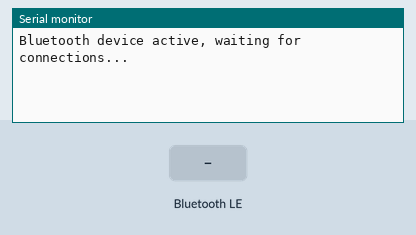
A sketch run on a simulated ESP32. Shown: the last lines printed to the serial monitor. The test bench sets the inputs (shaded band). Nothing arrives over Bluetooth unless stated; a phone connects over Bluetooth LE 3 s after start.

Above: at 3.8 s.
3.9 s: Bluetooth LE write "1" received
At 4.7 s:
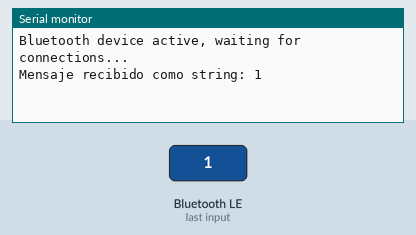
5.4 s: Bluetooth LE write "0" received
At 5.9 s:
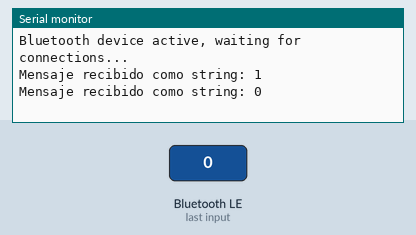
6.9 s: Bluetooth LE write "2" received
At 8.3 s:
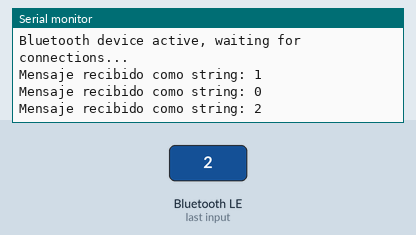

The sketch:

recibirString-ESP32C.ino
```cpp
#define DEBUG

#if defined DEBUG
#define DBG_PRINT(x) Serial.print(x)
#define DBG_PRINTLN(x) Serial.println(x)
#else
#define DBG_PRINT(x)
#define DBG_PRINTLN(x)
#endif

#include <ArduinoBLE.h>

// Definición del servicio y la característica BLE
BLEService systemService("c515cb47-87e6-4623-89d9-233ce5a508c1");
BLECharacteristic ledCharacteristic("d7192f62-1a52-4ee0-9c3b-8c29b18ef85b", BLERead | BLEWrite, 20); // Tamaño 20 bytes

void setup() {
  Serial.begin(9600);
  while (!Serial);

  if (!BLE.begin()) {
    DBG_PRINTLN("Starting Bluetooth Low Energy module failed!");
    while (1);
  }

  BLE.setLocalName("Arduino_Iot");
  BLE.setAdvertisedService(systemService);
  systemService.addCharacteristic(ledCharacteristic);
  BLE.addService(systemService);
  ledCharacteristic.writeValue("0"); // Estado inicial apagado

  BLE.advertise();
  DBG_PRINTLN("Bluetooth device active, waiting for connections...");
}

void loop() {
  BLE.poll();

  // Verificamos si el valor de la característica ha cambiado
  if (ledCharacteristic.written()) {
    // Convertimos el valor de uint8_t* a String
    String receivedString((const char*)ledCharacteristic.value(), ledCharacteristic.valueLength());

    // Imprimir el string recibido en el monitor serial
    Serial.print("Mensaje recibido como string: ");
    Serial.println(receivedString);
  }
}
```

Measured:
- after the input at 3.9 s, the serial monitor: prints a new line at once (image 1)
- after the input at 5.4 s, the serial monitor: prints a new line at once (image 2)
- after the input at 6.9 s, the serial monitor: prints a new line at once (image 3)
